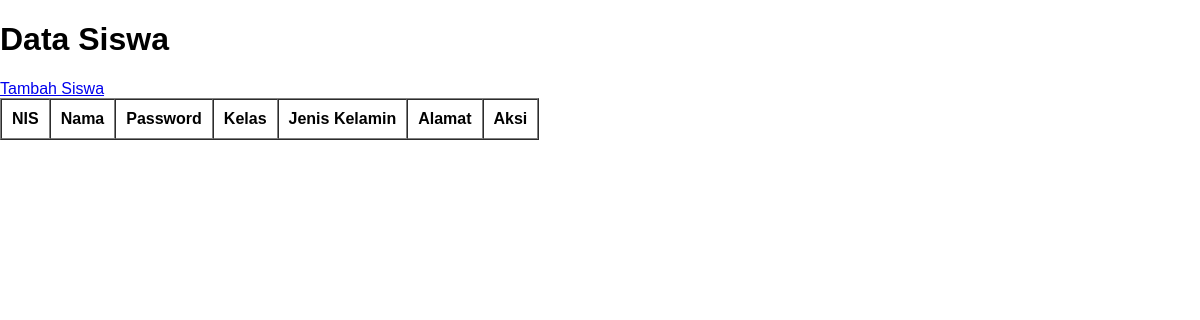
Before: /siswa/siswa.php with the older database file.
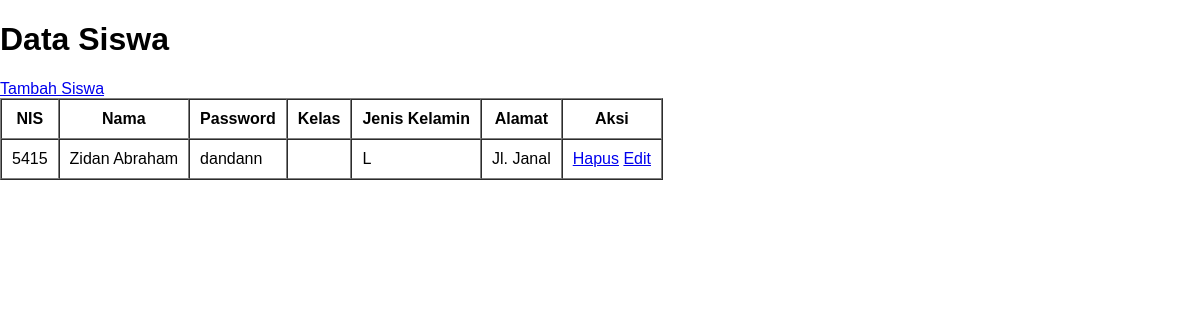
After: the same page with the newer database file.
### tables this page shows
CREATE TABLE `tb_siswa` (
  `nis` int(5) NOT NULL,
  `nama_siswa` varchar(100) NOT NULL,
  `password` varchar(10) NOT NULL,
  `id_kelas` varchar(10) NOT NULL,
  `jenis_kelamin` varchar(10) NOT NULL,
  `alamat` varchar(100) NOT NULL
);

### siswa/functions_siswa.php (called while the page is built, shortened)
<?php
    $conn = mysqli_connect("localhost", "root", "", "db_spp");
    function query($query){
        global $conn;
        $result = mysqli_query($conn, $query);
        $rows = [];
        while( $row = mysqli_fetch_assoc($result)) {
            $rows[] = $row;
        }
        return $rows;
    }
?>

### siswa/siswa.php (the view, shortened to what this page needs)
<?php
    require 'functions_siswa.php';
    $siswa = query("SELECT * FROM tb_siswa");
?>
<!DOCTYPE html>
<html lang="en">
<head>
</head>
<body>
    <h1>Data Siswa</h1>
    <a href="create_siswa.php">Tambah Siswa</a>
    <table border="1" cellspacing="0" cellpadding="10">
        <tr>
            <th>NIS</th>
            <th>Nama</th>
            <th>Password</th>
            <th>Kelas</th>
            <th>Jenis Kelamin</th>
            <th>Alamat</th>
            <th>Aksi</th>
        </tr>
        <?php foreach($siswa as $row) : ?>
        <tr>
            <td><?= $row["nis"]; ?></td>
            <td><?= $row["nama_siswa"]; ?></td>
            <td><?= $row["password"] ?></td>
            <td><?= $row["kelas"]; ?></td>
            <td><?= $row["jenis_kelamin"]; ?></td>
            <td><?= $row["alamat"]; ?></td>
            <td>
                <a href="delete_siswa.php?nis=<?= $row["nis"]; ?>">Hapus</a>
                <a href="update_siswa.php?nis=<?= $row["nis"]; ?>">Edit</a>
            </td>
        </tr>
        <?php endforeach; ?>
    </table>
</body>
</html>

Changed rows visible on the page:
added tb_siswa: nis "5415", nama_siswa "Zidan Abraham", password "dandann", jenis_kelamin "L", alamat "Jl. Janal"
